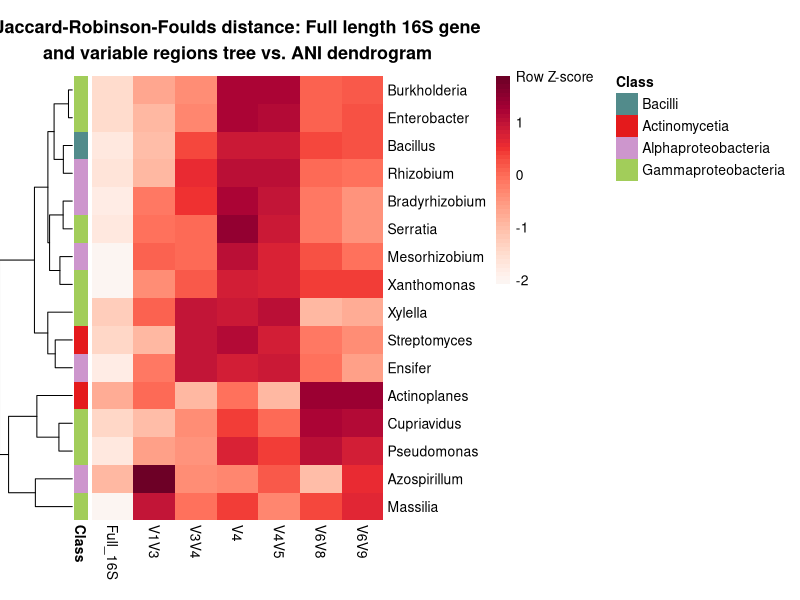
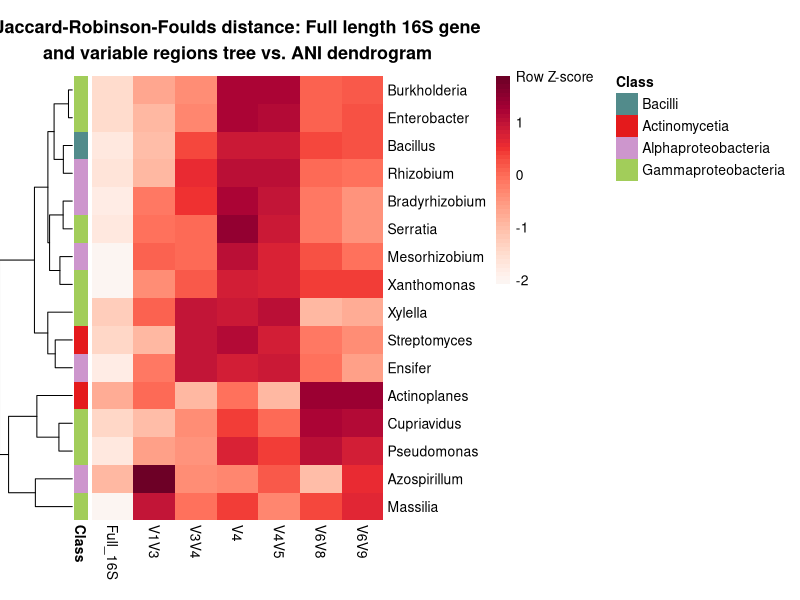

These figures' R source, in order:
library(tibble)
library(pheatmap)
library(tidyr)
library(ggplot2)

distance_table <- read.csv('JRF_distance_ANI.csv')

distance_tab <- distance_table %>% 
  pivot_wider(names_from = Region, values_from = Distance) %>% 
  column_to_rownames(var="Genus")

df_zscore <- apply(distance_tab, 1, function(x) (x - mean(x)) / sd(x))
df_zscore <- t(df_zscore)

sorted_rows <- c("Bacillus", "Streptomyces", "Actinoplanes", "Azospirillum", "Bradyrhizobium", "Mesorhizobium", 
                 "Rhizobium", "Ensifer", "Massilia", "Cupriavidus", "Burkholderia","Xylella", "Xanthomonas", 
                 "Pseudomonas", "Serratia", "Enterobacter")

dfJRF <- as.matrix(df_zscore)
dfJRF_sorted <- dfJRF[match(sorted_rows, rownames(dfJRF)), , drop = FALSE]

Class <- data.frame(Class = c("Bacilli", "Actinomycetia", "Actinomycetia", "Alphaproteobacteria", 
                              "Alphaproteobacteria", "Alphaproteobacteria", "Alphaproteobacteria", 
                              "Alphaproteobacteria", "Gammaproteobacteria", "Gammaproteobacteria", 
                              "Gammaproteobacteria", "Gammaproteobacteria","Gammaproteobacteria", 
                              "Gammaproteobacteria", "Gammaproteobacteria", "Gammaproteobacteria"))

row.names(Class) <- row.names(dfJRF_sorted)

order_color <- list(Class = c(Bacilli = "#528B8B", Actinomycetia = "#e41a1c", Alphaproteobacteria ="#CD96CD", Gammaproteobacteria = "#A2CD5A"))

plt1JRF <- pheatmap(dfJRF_sorted,
                    main = "Jaccard-Robinson-Foulds distance: Full length 16S gene\nand variable regions tree vs. ANI dendrogram",
                    cluster_cols = F,
                    cluster_rows = T,
                    cellwidth = 30,
                    cellheight = 20,
                    border_color = NA,
                    gaps_row = 1:16,
                    color = rev(hcl.colors(50, "Reds")),
                    annotation_colors = order_color,
                    annotation_row = Class,
                    legend_breaks = c(1.87, 1, 0, -1, -2),
                    legend_labels = c("Row Z-score", 1, 0, -1, -2))
ggsave("Heatmap_1e.png", plt1JRF, width = 9, height = 7)